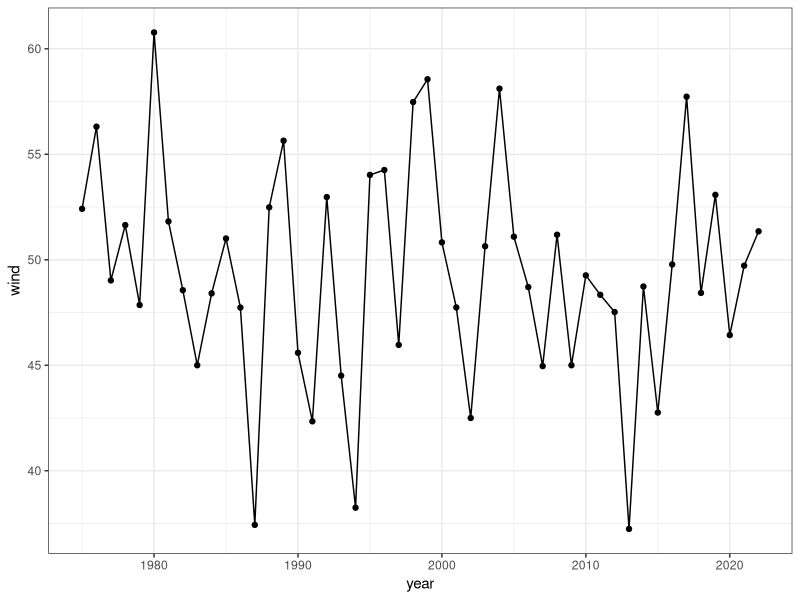
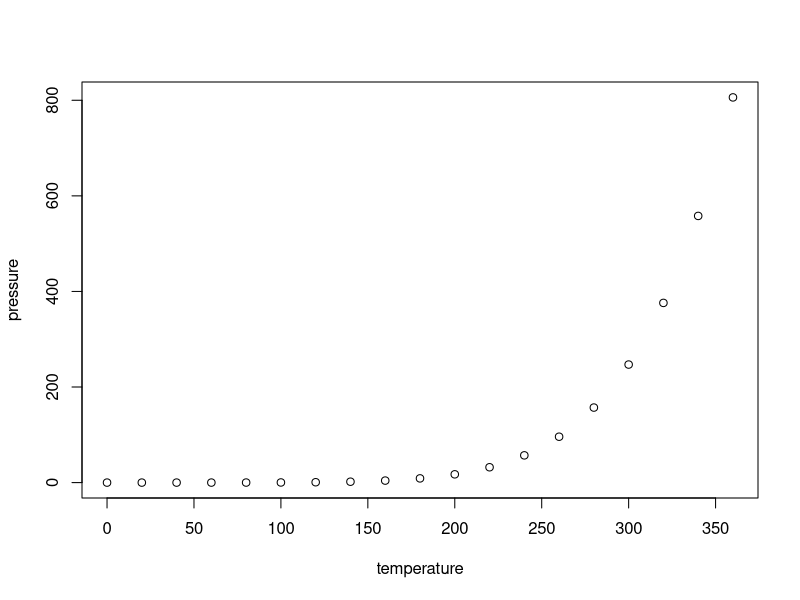

The R script that drew these images, in order:
## ---- chunk 1
knitr::opts_chunk$set(echo = T)

## ---- chunk 2
library(tidyverse)

## ---- chunk 3
storms %>%
  group_by(year) %>%
  summarize(wind = mean(wind)) %>%
  ggplot(mapping = aes(x = year, y = wind)) +
  geom_line() +
  geom_point() +
  theme_bw()

## ---- chunk 4
plot(pressure)
